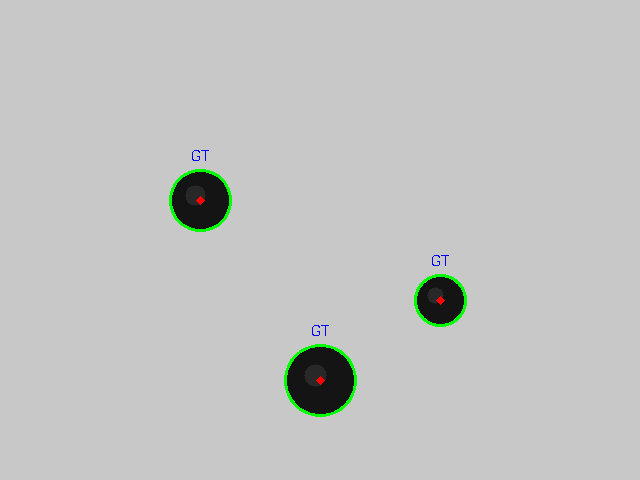
#> input picture main_app/tests/test_blob.png, 640 x 480 px; its folder holds only this picture in this run
$ python -i detection_algorithms.py   (imports and definitions only)
#> lines starting #> are read from the running program, lines starting #| are printed output that depends on the picture; after the words box and inside, x2 and y2 are one past the last pixel; in counts of white or black regions, pixels touching at a corner belong together
"""
Eye Detection Algorithms Module
Implements 5 different eye/pupil detection methods and Kalman filtering.

Methods:
1. Hough Circle Transform - Geometric circle detection
2. Contour-based - Shape analysis and fitting
3. Color-based - Threshold and color segmentation
4. Combined - Hybrid approach using multiple methods
5. Blob Detector - SimpleBlobDetector with custom parameters

Author: Eye Tracker Research Project
Date: November 2025
"""

import cv2
import numpy as np
from typing import Dict, List, Tuple, Optional, Any
import concurrent.futures
from utils.logger import log_info, log_warning, log_error, log_debug


# ============================================================================
# KALMAN FILTER
# ============================================================================

# [82 lines left out: functions create_kalman_filter, apply_kalman_filter, not called in this run]


# ============================================================================
# METHOD 1: HOUGH CIRCLE TRANSFORM
# ============================================================================

def detect_hough_circle(
    frame: np.ndarray,
    params: Optional[Dict[str, Any]] = None
) -> List[Tuple[int, int, int]]:
    """
    Detect pupils/eyes using Hough Circle Transform.

    Args:
        frame: Input frame (BGR or grayscale)
        params: Detection parameters dict with keys:
            - dp: Inverse ratio of accumulator resolution (default: 1.2)
            - minDist: Minimum distance between circle centers (default: 50)
            - param1: Canny edge detector threshold (default: 50)
            - param2: Accumulator threshold (default: 30)
            - minRadius: Minimum circle radius (default: 10)
            - maxRadius: Maximum circle radius (default: 80)
            - blur_kernel: Gaussian blur kernel size (default: 5)

    Returns:
        List of (x, y, radius) tuples for detected circles
    """
    # Default parameters
    default_params = {
        'dp': 1.2,
        'minDist': 50,
        'param1': 50,
        'param2': 30,
        'minRadius': 10,
        'maxRadius': 80,
        'blur_kernel': 5
    }

    if params:
        default_params.update(params)

    # Convert to grayscale if needed
    if len(frame.shape) == 3:
        gray = cv2.cvtColor(frame, cv2.COLOR_BGR2GRAY)
    else:
        gray = frame.copy()

    # Apply Gaussian blur to reduce noise
    blurred = cv2.GaussianBlur(
        gray,
        (default_params['blur_kernel'], default_params['blur_kernel']),
        0
    )

    # Detect circles using Hough Transform
    circles = cv2.HoughCircles(
        blurred,
        cv2.HOUGH_GRADIENT,
        dp=default_params['dp'],
        minDist=default_params['minDist'],
        param1=default_params['param1'],
        param2=default_params['param2'],
        minRadius=default_params['minRadius'],
        maxRadius=default_params['maxRadius']
    )

    detections = []
    if circles is not None:
        circles = np.uint16(np.around(circles))
        for circle in circles[0, :]:
            x, y, r = int(circle[0]), int(circle[1]), int(circle[2])
            detections.append((x, y, r))

    return detections


# ============================================================================
# METHOD 2: CONTOUR-BASED DETECTION
# ============================================================================

def detect_contour(
    frame: np.ndarray,
    params: Optional[Dict[str, Any]] = None
) -> List[Tuple[int, int, int]]:
    """
    Detect pupils/eyes using contour analysis and ellipse fitting.

    Args:
        frame: Input frame (BGR or grayscale)
        params: Detection parameters dict with keys:
            - threshold_value: Binary threshold value (default: 30)
            - min_area: Minimum contour area (default: 100)
            - max_area: Maximum contour area (default: 5000)
            - circularity_threshold: Min circularity 0-1 (default: 0.7)
            - blur_kernel: Gaussian blur kernel size (default: 5)

    Returns:
        List of (x, y, radius) tuples for detected pupils
    """
    # Default parameters
    default_params = {
        'threshold_value': 30,
        'min_area': 100,
        'max_area': 5000,
        'circularity_threshold': 0.7,
        'blur_kernel': 5
    }

    if params:
        default_params.update(params)

    # Convert to grayscale if needed
    if len(frame.shape) == 3:
        gray = cv2.cvtColor(frame, cv2.COLOR_BGR2GRAY)
    else:
        gray = frame.copy()

    # Apply Gaussian blur
    blurred = cv2.GaussianBlur(
        gray,
        (default_params['blur_kernel'], default_params['blur_kernel']),
        0
    )

    # Apply binary threshold (pupil is usually darker)
    _, binary = cv2.threshold(
        blurred,
        default_params['threshold_value'],
        255,
        cv2.THRESH_BINARY_INV
    )

    # Find contours
    contours, _ = cv2.findContours(
        binary,
        cv2.RETR_EXTERNAL,
        cv2.CHAIN_APPROX_SIMPLE
    )

    detections = []
    for contour in contours:
        area = cv2.contourArea(contour)

        # Filter by area
        if area < default_params['min_area'] or area > default_params['max_area']:
            continue

        # Calculate circularity
        perimeter = cv2.arcLength(contour, True)
        if perimeter == 0:
            continue

        circularity = 4 * np.pi * area / (perimeter * perimeter)

        # Filter by circularity
        if circularity < default_params['circularity_threshold']:
            continue

        # Fit ellipse if contour has enough points
        if len(contour) >= 5:
            try:
                ellipse = cv2.fitEllipse(contour)
                center_x = int(ellipse[0][0])
                center_y = int(ellipse[0][1])
                radius = int((ellipse[1][0] + ellipse[1][1]) / 4)  # Average of axes / 2

                detections.append((center_x, center_y, radius))
            except:
                # If ellipse fitting fails, use moment-based center
                M = cv2.moments(contour)
                if M["m00"] != 0:
                    cx = int(M["m10"] / M["m00"])
                    cy = int(M["m01"] / M["m00"])
                    radius = int(np.sqrt(area / np.pi))
                    detections.append((cx, cy, radius))

    return detections


# ============================================================================
# METHOD 3: COLOR-BASED DETECTION
# ============================================================================

def detect_color(
    frame: np.ndarray,
    params: Optional[Dict[str, Any]] = None
) -> List[Tuple[int, int, int]]:
    """
    Detect pupils/eyes using color segmentation in HSV space.

    Args:
        frame: Input frame (must be BGR)
        params: Detection parameters dict with keys:
            - lower_h, lower_s, lower_v: Lower HSV bounds (default: 0, 0, 0)
            - upper_h, upper_s, upper_v: Upper HSV bounds (default: 180, 255, 50)
            - min_area: Minimum blob area (default: 100)
            - max_area: Maximum blob area (default: 5000)
            - morph_kernel: Morphological operation kernel size (default: 5)

    Returns:
        List of (x, y, radius) tuples for detected pupils
    """
    # Default parameters (targeting dark pupils)
    default_params = {
        'lower_h': 0,
        'lower_s': 0,
        'lower_v': 0,
        'upper_h': 180,
        'upper_s': 255,
        'upper_v': 50,
        'min_area': 100,
        'max_area': 5000,
        'morph_kernel': 5
    }

    if params:
        default_params.update(params)

    # Convert to HSV
    if len(frame.shape) == 3:
        hsv = cv2.cvtColor(frame, cv2.COLOR_BGR2HSV)
    else:
        # Convert grayscale to BGR first, then to HSV
        bgr = cv2.cvtColor(frame, cv2.COLOR_GRAY2BGR)
        hsv = cv2.cvtColor(bgr, cv2.COLOR_BGR2HSV)

    # Define color range
    lower_bound = np.array([
        default_params['lower_h'],
        default_params['lower_s'],
        default_params['lower_v']
    ])
    upper_bound = np.array([
        default_params['upper_h'],
        default_params['upper_s'],
        default_params['upper_v']
    ])

    # Create mask
    mask = cv2.inRange(hsv, lower_bound, upper_bound)

    # Morphological operations to clean up mask
    kernel_size = default_params['morph_kernel']
    kernel = cv2.getStructuringElement(cv2.MORPH_ELLIPSE, (kernel_size, kernel_size))
    mask = cv2.morphologyEx(mask, cv2.MORPH_CLOSE, kernel)
    mask = cv2.morphologyEx(mask, cv2.MORPH_OPEN, kernel)

    # Find contours in mask
    contours, _ = cv2.findContours(mask, cv2.RETR_EXTERNAL, cv2.CHAIN_APPROX_SIMPLE)

    detections = []
    for contour in contours:
        area = cv2.contourArea(contour)

        # Filter by area
        if area < default_params['min_area'] or area > default_params['max_area']:
            continue

        # Get bounding circle
        (x, y), radius = cv2.minEnclosingCircle(contour)

        detections.append((int(x), int(y), int(radius)))

    return detections


# ============================================================================
# METHOD 4: COMBINED DETECTION
# ============================================================================

def detect_combined(
    frame: np.ndarray,
    params: Optional[Dict[str, Any]] = None
) -> List[Tuple[int, int, int]]:
    """
    Combined detection using multiple methods with voting/consensus.

    Uses Hough Circle, Contour, and Color-based methods, then clusters
    nearby detections to find consensus.

    Args:
        frame: Input frame (BGR)
        params: Detection parameters dict with keys:
            - distance_threshold: Max distance for clustering (default: 30)
            - min_votes: Minimum votes to accept detection (default: 2)
            - Individual method params (hough_*, contour_*, color_*)

    Returns:
        List of (x, y, radius) tuples for detected pupils
    """
    # Default parameters
    default_params = {
        'distance_threshold': 30,
        'min_votes': 2
    }

    if params:
        default_params.update(params)

    # Extract method-specific params
    hough_params = {k[6:]: v for k, v in default_params.items() if k.startswith('hough_')}
    contour_params = {k[8:]: v for k, v in default_params.items() if k.startswith('contour_')}
    color_params = {k[6:]: v for k, v in default_params.items() if k.startswith('color_')}

    # Run all three detection methods
    hough_detections = detect_hough_circle(frame, hough_params if hough_params else None)
    contour_detections = detect_contour(frame, contour_params if contour_params else None)
    color_detections = detect_color(frame, color_params if color_params else None)

    # Combine all detections
    all_detections = hough_detections + contour_detections + color_detections

    if not all_detections:
        return []

    # Cluster detections by proximity
    clusters = []
    used = set()

    for i, (x1, y1, r1) in enumerate(all_detections):
        if i in used:
            continue

        cluster = [(x1, y1, r1)]
        used.add(i)

        for j, (x2, y2, r2) in enumerate(all_detections):
            if j in used:
                continue

            # Calculate distance
            distance = np.sqrt((x1 - x2)**2 + (y1 - y2)**2)

            if distance <= default_params['distance_threshold']:
                cluster.append((x2, y2, r2))
                used.add(j)

        clusters.append(cluster)

    # Filter clusters by minimum votes and average positions
    detections = []
    for cluster in clusters:
        if len(cluster) >= default_params['min_votes']:
            # Average position and radius
            avg_x = int(np.mean([x for x, y, r in cluster]))
            avg_y = int(np.mean([y for x, y, r in cluster]))
            avg_r = int(np.mean([r for x, y, r in cluster]))

            detections.append((avg_x, avg_y, avg_r))

    return detections


# ============================================================================
# METHOD 5: BLOB DETECTOR
# ============================================================================

# [382 lines left out: functions detect_blob, process_frame_with_method, process_video_single_method, process_video_parallel, get_default_params, validate_detection, not called in this run]


# [5 lines not run here, left out]

>>> import cv2
>>> picture = cv2.imread('../tests/test_blob.png')
#> picture is the input picture: shape (480, 640, 3); mean B, G, R 194.4, 195.7, 194.4
>>> result = detect_combined(picture)
#> in detect_hough_circle, `circles = cv2.HoughCircles( blurred, cv2.HOUGH_GRADIENT, dp=default_pa..`: circles = [[199.8, 199.8, 29.08], [439.8, 300.6, 22.84], [321, 381, 32.56]]
#> in detect_hough_circle, `circles = np.uint16(np.around(circles))`: circles = [[200, 200, 29], [440, 301, 23], [321, 381, 33]]
#> the loop in detect_hough_circle, `for circle in circles[0, :]:` made 3 passes
#> after the loop in detect_hough_circle, `for circle in circles[0, :]:`: detections = [(200, 200, 29), (440, 301, 23), (321, 381, 33)]
#> in detect_contour, `_, binary = cv2.threshold( blurred, default_params['threshold_value'],..`:
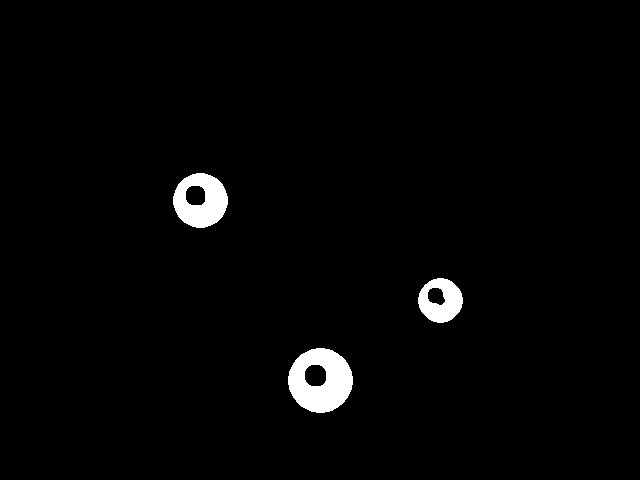
#> binary: shape (480, 640); 2% white; 3 white regions
#> in detect_contour, `contours, _ = cv2.findContours( binary, cv2.RETR_EXTERNAL, cv2.CHAIN_A..`: contours = 3 contours; box (x1, y1, x2, y2) and area: (288, 348, 353, 413) 3174, (173, 173, 228, 228) 2262, (418, 278, 463, 323) 1482
#> the loop in detect_contour, `for contour in contours:` made 3 passes
#> (area, perimeter, circularity, ellipse, center_x, center_y, radius) on passes 1 to 3: (3174, 211.5, 0.892, ((320, 380), (63.44, 63.55), 0.412), 319, 379, 31), (1481.5, 143.8, 0.901, ((440, 300), (43.56, 43.65), 45), 440, 300, 21), (2262, 178.5, 0.892, ((200, 200), (53.51, 53.6), 0), 199, 200, 26)
#> after the loop in detect_contour, `for contour in contours:`: detections = [(319, 379, 31), (440, 300, 21), (199, 200, 26)]
#> in detect_color, `hsv = cv2.cvtColor(frame, cv2.COLOR_BGR2HSV)`: hsv: shape (480, 640, 3); mean H, S, V 0.4, 1.6, 195.9
#> in detect_color, `mask = cv2.inRange(hsv, lower_bound, upper_bound)`:
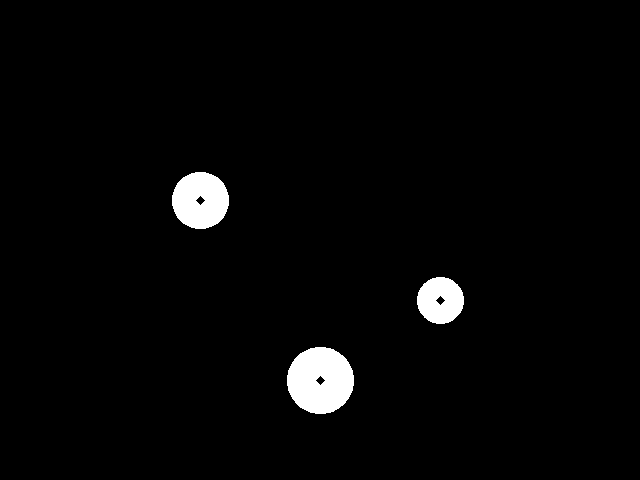
#> mask: shape (480, 640); 2.5% white; 3 white regions, box (x1, y1, x2, y2) and area: (287, 347, 354, 414) 3488, (172, 172, 229, 229) 2522, (417, 277, 464, 324) 1688
#> in detect_color, `mask = cv2.morphologyEx(mask, cv2.MORPH_CLOSE, kernel)`: mask: shape (480, 640); 2.5% white; 3 white regions, box (x1, y1, x2, y2) and area: (287, 347, 354, 414) 3496, (172, 172, 229, 229) 2530, (417, 277, 464, 324) 1696
#> in detect_color, `mask = cv2.morphologyEx(mask, cv2.MORPH_OPEN, kernel)`: mask: shape (480, 640); 2.5% white; 3 white regions
#> in detect_color, `contours, _ = cv2.findContours(mask, cv2.RETR_EXTERNAL, cv2.CHAIN_APPR..`: contours = 3 contours; box (x1, y1, x2, y2) and area: (287, 347, 354, 414) 3432, (172, 172, 229, 229) 2482, (417, 277, 464, 324) 1662
#> the loop in detect_color, `for contour in contours:` made 3 passes
#> (area, x, y, radius) on passes 1 to 3: (3432, 320, 380, 33.57), (1662.5, 440, 300, 23.41), (2482, 200, 200, 28.6)
#> after the loop in detect_color, `for contour in contours:`: detections = [(319, 380, 33), (440, 300, 23), (200, 200, 28)]
#> in detect_combined, `all_detections = hough_detections + contour_detections + color_detecti..`: all_detections = [(200, 200, 29), (440, 301, 23), (321, 381, 33), (319, 379, 31), (440, 300, 21), (199, 200, 26), (319, 380, 33), (440, 300, 23), (200, 200, 28)]
#> the loop in detect_combined, `for i, (x1, y1, r1) in enumerate(all_detections):` made 9 passes
#> after the loop in detect_combined, `for i, (x1, y1, r1) in enumerate(all_detections):`: clusters = [[(200, 200, 29), (199, 200, 26), (200, 200, 28)], [(440, 301, 23), (440, 300, 21), (440, 300, 23)], [(321, 381, 33), (319, 379, 31), (319, 380, 33)]]; used = 9 items
#> the loop in detect_combined, `for cluster in clusters:` made 3 passes
#> (cluster, avg_x, avg_y, avg_r) on passes 1 to 3: ([(200, 200, 29), (199, 200, 26), (200, 200, 28)], 199, 200, 27), ([(440, 301, 23), (440, 300, 21), (440, 300, 23)], 440, 300, 22), ([(321, 381, 33), (319, 379, 31), (319, 380, 33)], 319, 380, 32)
#> after the loop in detect_combined, `for cluster in clusters:`: detections = [(199, 200, 27), (440, 300, 22), (319, 380, 32)]
#> result = [(199, 200, 27), (440, 300, 22), (319, 380, 32)]
